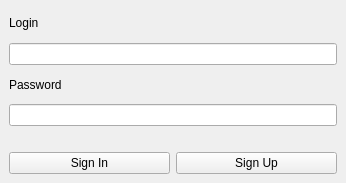
<?xml version="1.0" encoding="UTF-8"?>
<ui version="4.0">
 <class>AuthWindow</class>
 <widget class="QMainWindow" name="AuthWindow">
  <property name="geometry">
   <rect>
    <x>0</x>
    <y>0</y>
    <width>346</width>
    <height>183</height>
   </rect>
  </property>
  <property name="windowTitle">
   <string>Authorization</string>
  </property>
  <widget class="QWidget" name="centralwidget">
   <layout class="QVBoxLayout" name="verticalLayout">
    <item>
     <layout class="QHBoxLayout" name="horizontalLayout">
      <item>
       <layout class="QGridLayout" name="gridLayout">
        <item row="3" column="0">
         <widget class="QLineEdit" name="inputPass">
          <property name="echoMode">
           <enum>QLineEdit::Password</enum>
          </property>
         </widget>
        </item>
        <item row="1" column="0">
         <widget class="QLineEdit" name="inputLogin">
          <property name="text">
           <string/>
          </property>
         </widget>
        </item>
        <item row="2" column="0">
         <widget class="QLabel" name="labelPass">
          <property name="text">
           <string>Password</string>
          </property>
         </widget>
        </item>
        <item row="0" column="0">
         <widget class="QLabel" name="labelLogin">
          <property name="text">
           <string>Login</string>
          </property>
         </widget>
        </item>
       </layout>
      </item>
     </layout>
    </item>
    <item>
     <spacer name="horizontalSpacer">
      <property name="orientation">
       <enum>Qt::Horizontal</enum>
      </property>
      <property name="sizeHint" stdset="0">
       <size>
        <width>40</width>
        <height>20</height>
       </size>
      </property>
     </spacer>
    </item>
    <item>
     <layout class="QHBoxLayout" name="horizontalLayout_2">
      <item>
       <widget class="QPushButton" name="btnAuth">
        <property name="text">
         <string>Sign In</string>
        </property>
       </widget>
      </item>
      <item>
       <widget class="QPushButton" name="btnSignUp">
        <property name="text">
         <string>Sign Up</string>
        </property>
       </widget>
      </item>
     </layout>
    </item>
   </layout>
  </widget>
 </widget>
 <tabstops>
  <tabstop>inputLogin</tabstop>
  <tabstop>inputPass</tabstop>
  <tabstop>btnAuth</tabstop>
  <tabstop>btnSignUp</tabstop>
 </tabstops>
 <resources/>
 <connections/>
</ui>
